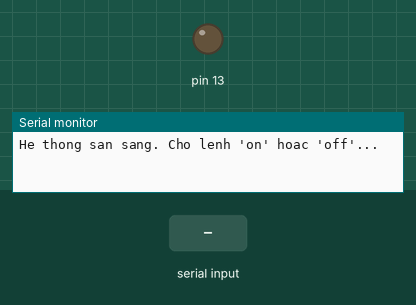
This sketch was run on a simulated Arduino Uno, built with avr-gcc and run on an emulated ATmega328P. Shown: output pins drawn as LEDs (lit = HIGH), the last lines printed to the serial monitor. The inputs (shaded band) are chosen by the test bench.

Above: at 1.2 s.
1.3 s: "on" received over Serial
At 2.2 s:
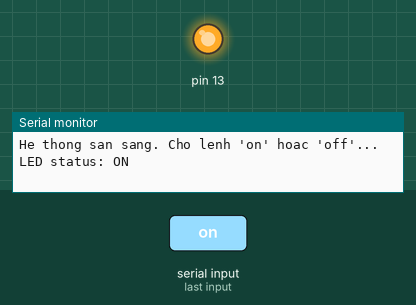
2.8 s: "off" received over Serial
At 3.7 s:
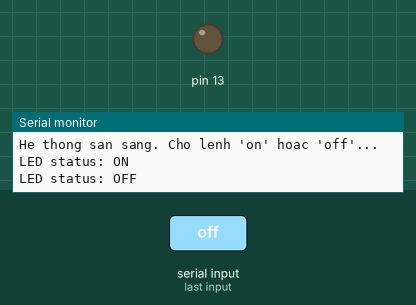
Timing chart, 0 to 5.8 s (numbered marks = the images above; inputs shaded):
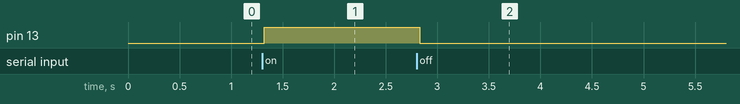

Measured:
- after the input at 1.3 s, pin 13: LOW → HIGH at once
- after the input at 2.8 s, pin 13: HIGH → LOW at once

The sketch:

code_bai1.3.ino
```cpp
/*
 * Bài 1.3: Điều khiển LED qua Bluetooth (Serial)
 * Board: Arduino Uno
 * Giao thức: Serial Communication (Baud 9600)
 */

String inputString = "";

void setup() {

  Serial.begin(9600);

  // Đặt chân 13 là OUTPUT để điều khiển LED tích hợp
  pinMode(13, OUTPUT);

  // Ban đầu tắt LED
  digitalWrite(13, LOW);

  Serial.println("He thong san sang. Cho lenh 'on' hoac 'off'...");
}

void loop() {
  while (Serial.available())
  {
    delay(10);
    char c = Serial.read();
    inputString += c;
  }
  if (inputString.length() > 0) {

    inputString.trim();

    if (inputString == "on") {
      digitalWrite(13, HIGH); // Bật LED
      Serial.println("LED status: ON");
    }
    else if (inputString == "off") {
      digitalWrite(13, LOW);  // Tắt LED
      Serial.println("LED status: OFF");
    }
    else {
      // Phản hồi nếu lệnh không hợp lệ
      Serial.print("Lenh khong hop le: ");
      Serial.println(inputString);
    }

    // Reset chuỗi để nhận lệnh mới
    inputString = "";

  }
}
```
